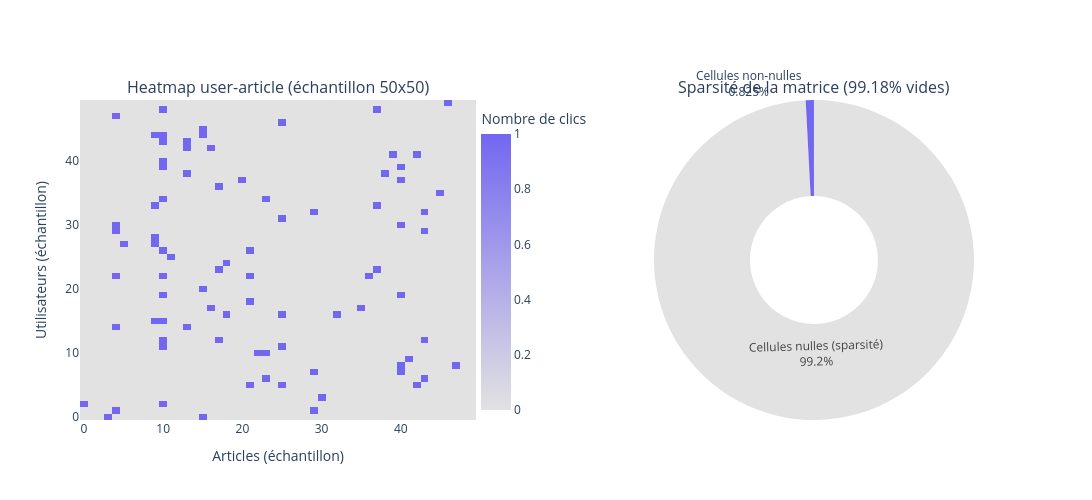

The notebook cell this image was saved under:
### Markdown cell above
### 📖 Définitions fondamentales

**1. La Matrice User-Item (Utilisateur-Article)**
C'est un tableau à double entrée fondamental dans les systèmes de recommandation. Chaque ligne représente un utilisateur unique, et chaque colonne représente un article unique du catalogue. À l'intersection des deux, on inscrit une valeur (ex: `1` s'il y a eu un clic, `0` sinon). Elle permet de modéliser mathématiquement l'historique complet des intéractions.

**2. La Sparsité (Densitié de la matrice)**
La sparsité désigne le pourcentage de « cases vides » dans cette matrice. Dans la vraie vie, un utilisateur ne lira qu'une infime fraction des articles disponibles. Si une matrice a une sparsité de 99%, cela signifie que 99% des combinaisons possibles *Utilisateur/Article* n'ont jamais eu lieu. Une sparsité trop élevée empêche le bon fonctionnement des algorithmes classiques basés sur le comportement (comme le Filtrage Collaboratif), car il n'y a pas assez de points communs comportementaux entre les utilisateurs.

### Code cell
import plotly.graph_objects as go
from plotly.subplots import make_subplots
import numpy as np

print("📈 Visualisation 4: Sparsité des données")
user_article_sample = clicks_df.groupby(['user_id', 'click_article_id']).size().unstack(fill_value=0)
top_articles = clicks_df['click_article_id'].value_counts().head(50).index
sample_users = user_article_sample.index[:50]
sample_matrix = user_article_sample.loc[sample_users, user_article_sample.columns.intersection(top_articles)]

total_cells = user_article_sample.shape[0] * user_article_sample.shape[1]
non_zero_cells = np.count_nonzero(user_article_sample.values)
sparsity = (1 - non_zero_cells / total_cells) * 100

labels = ['Cellules non-nulles', 'Cellules nulles (sparsité)']
sizes = [non_zero_cells, total_cells - non_zero_cells]
colors = ['#7367F0', '#E2E2E2']

fig = make_subplots(
    rows=1, cols=2,
    specs=[[{"type": "xy"}, {"type": "domain"}]],
    subplot_titles=(
        'Heatmap user-article (échantillon 50x50)', 
        f'Sparsité de la matrice ({sparsity:.2f}% vides)'
    ),
    horizontal_spacing=0.15
)

fig.add_trace(
    go.Heatmap(
        z=sample_matrix.values,
        colorscale=[[0, '#E2E2E2'], [1, '#7367F0']],
        showscale=True,
        colorbar=dict(title='Nombre de clics', x=0.42)
    ),
    row=1, col=1
)

fig.add_trace(
    go.Pie(
        labels=labels, 
        values=sizes, 
        marker_colors=colors,
        textinfo='label+percent',
        hole=0.4
    ),
    row=1, col=2
)

fig.update_xaxes(title_text='Articles (échantillon)', row=1, col=1)
fig.update_yaxes(title_text='Utilisateurs (échantillon)', row=1, col=1)

fig.update_layout(height=500, width=1100, template="plotly_white", showlegend=False)
fig.show()

print(f"📊 Métriques de sparsité:")
print(f"- Matrice user-article: {user_article_sample.shape}")
print(f"- Cellules totales: {total_cells:,}")
print(f"- Cellules non-nulles: {non_zero_cells:,}")
print(f"- Sparsité: {sparsity:.2f}%")

print(f"🎯 Explication de la sparsité dans les systèmes de recommandation :")
print("La sparsité représente le pourcentage d'interactions non existantes (utilisateurs n'ayant pas lu un article spécifique).")
print(f"Une sparsité de {sparsity:.2f}% indique qu'il est difficile d'utiliser uniquement du Collaborative Filtering (filtrage collaboratif)")
print("et qu'une approche Content-Based (basée sur les métadonnées et embeddings des articles) est souvent nécessaire pour pallier au cold start.")

### Figure 1 — Plotly figure (JSON) as saved in the notebook; plotly's stock layout.template omitted (floating-point values rounded to 4 significant figures; data arrays with more than 128 entries replaced by an {"elided": "..."} marker saying what was removed)
{"data": [{"colorbar": {"title": {"text": "Nombre de clics"}, "x": 0.42}, "colorscale": [[0, "#E2E2E2"], [1, "#7367F0"]], "showscale": true, "type": "heatmap", "xaxis": "x", "yaxis": "y", "z": {"elided": "50x50 int values"}}, {"domain": {"x": [0.575, 1], "y": [0, 1]}, "hole": 0.4, "labels": ["Cellules non-nulles", "Cellules nulles (sparsité)"], "marker": {"colors": ["#7367F0", "#E2E2E2"]}, "textinfo": "label+percent", "type": "pie", "values": [1883, 226478]}], "layout": {"annotations": [{"font": {"size": 16}, "showarrow": false, "text": "Heatmap user-article (échantillon 50x50)", "x": 0.2125, "xanchor": "center", "xref": "paper", "y": 1, "yanchor": "bottom", "yref": "paper"}, {"font": {"size": 16}, "showarrow": false, "text": "Sparsité de la matrice (99.18% vides)", "x": 0.7875, "xanchor": "center", "xref": "paper", "y": 1, "yanchor": "bottom", "yref": "paper"}], "height": 500, "showlegend": false, "width": 1100, "xaxis": {"anchor": "y", "domain": [0, 0.425], "title": {"text": "Articles (échantillon)"}}, "yaxis": {"anchor": "x", "domain": [0, 1], "title": {"text": "Utilisateurs (échantillon)"}}}}
